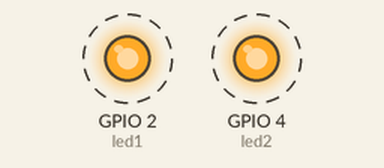
Recording of a program running on a simulated ESP32 board running MicroPython. Parts: output pins drawn as LEDs (lit = HIGH). Dashed ring = blinking.

Above: at 0.1 s.
Timing chart, 0 to 3.0 s (numbered marks = the images above):
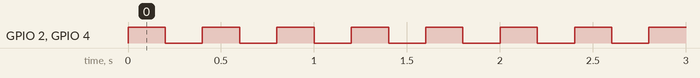

The program:

two_led_blink.py
```python
#micropython script for ESP32

#blink the two leds together

from machine import Pin
from time import sleep

#create object for led pin

led1 = Pin(2,Pin.OUT)
led2 = Pin(4,Pin.OUT)

#function to toggle the state of the LEDs

def toggle_leds():
    led1.value(not led1.value())
    led2.value(not led2.value())


#blink the LEDs in a loop
while True:
    toggle_leds()
    sleep(0.2)
```

Measured:
- by itself, GPIO 2 (led1), GPIO 4 (led2): alternates HIGH for 0.20 s and LOW for 0.20 s
